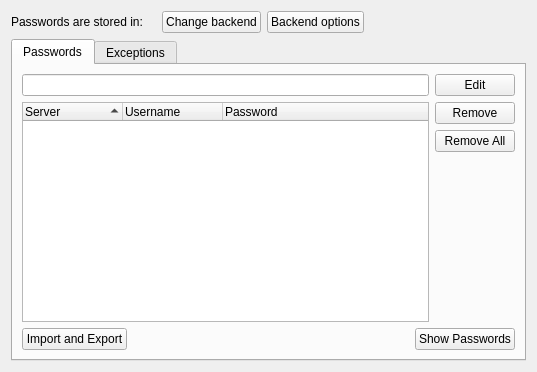
<?xml version="1.0" encoding="UTF-8"?>
<ui version="4.0">
 <class>AutoFillManager</class>
 <widget class="QWidget" name="AutoFillManager">
  <property name="geometry">
   <rect>
    <x>0</x>
    <y>0</y>
    <width>537</width>
    <height>372</height>
   </rect>
  </property>
  <layout class="QVBoxLayout" name="verticalLayout_3">
   <item>
    <layout class="QHBoxLayout" name="horizontalLayout">
     <item>
      <widget class="QLabel" name="label">
       <property name="sizePolicy">
        <sizepolicy hsizetype="Fixed" vsizetype="Preferred">
         <horstretch>0</horstretch>
         <verstretch>0</verstretch>
        </sizepolicy>
       </property>
       <property name="text">
        <string>Passwords are stored in:</string>
       </property>
      </widget>
     </item>
     <item>
      <widget class="QLabel" name="currentBackend"/>
     </item>
     <item>
      <widget class="QPushButton" name="changeBackend">
       <property name="text">
        <string>Change backend</string>
       </property>
      </widget>
     </item>
     <item>
      <widget class="QPushButton" name="backendOptions">
       <property name="text">
        <string>Backend options</string>
       </property>
      </widget>
     </item>
     <item>
      <spacer name="horizontalSpacer_2">
       <property name="orientation">
        <enum>Qt::Horizontal</enum>
       </property>
       <property name="sizeHint" stdset="0">
        <size>
         <width>40</width>
         <height>20</height>
        </size>
       </property>
      </spacer>
     </item>
    </layout>
   </item>
   <item>
    <widget class="QTabWidget" name="tabWidget">
     <property name="focusPolicy">
      <enum>Qt::NoFocus</enum>
     </property>
     <property name="currentIndex">
      <number>0</number>
     </property>
     <widget class="QWidget" name="tabPass">
      <attribute name="title">
       <string>Passwords</string>
      </attribute>
      <layout class="QGridLayout" name="gridLayout">
       <item row="2" column="0">
        <widget class="TreeWidget" name="treePass">
         <property name="indentation">
          <number>0</number>
         </property>
         <property name="sortingEnabled">
          <bool>true</bool>
         </property>
         <attribute name="headerMinimumSectionSize">
          <number>100</number>
         </attribute>
         <column>
          <property name="text">
           <string>Server</string>
          </property>
         </column>
         <column>
          <property name="text">
           <string>Username</string>
          </property>
         </column>
         <column>
          <property name="text">
           <string>Password</string>
          </property>
         </column>
        </widget>
       </item>
       <item row="3" column="0" colspan="2">
        <layout class="QHBoxLayout" name="showPasswordsLayout">
         <item>
          <widget class="QPushButton" name="importExport">
           <property name="sizePolicy">
            <sizepolicy hsizetype="Preferred" vsizetype="Preferred">
             <horstretch>0</horstretch>
             <verstretch>0</verstretch>
            </sizepolicy>
           </property>
           <property name="text">
            <string>Import and Export</string>
           </property>
          </widget>
         </item>
         <item>
          <widget class="QLabel" name="importExportLabel">
           <property name="text">
            <string/>
           </property>
          </widget>
         </item>
         <item>
          <spacer name="horizontalSpacer">
           <property name="orientation">
            <enum>Qt::Horizontal</enum>
           </property>
           <property name="sizeHint" stdset="0">
            <size>
             <width>40</width>
             <height>20</height>
            </size>
           </property>
          </spacer>
         </item>
         <item>
          <widget class="QPushButton" name="showPasswords">
           <property name="text">
            <string>Show Passwords</string>
           </property>
          </widget>
         </item>
        </layout>
       </item>
       <item row="1" column="0">
        <widget class="QLineEdit" name="search"/>
       </item>
       <item row="1" column="1" rowspan="2">
        <layout class="QVBoxLayout" name="verticalLayout">
         <item>
          <widget class="QPushButton" name="editPass">
           <property name="text">
            <string>Edit</string>
           </property>
          </widget>
         </item>
         <item>
          <widget class="QPushButton" name="removePass">
           <property name="text">
            <string>Remove</string>
           </property>
          </widget>
         </item>
         <item>
          <widget class="QPushButton" name="removeAllPass">
           <property name="text">
            <string>Remove All</string>
           </property>
          </widget>
         </item>
         <item>
          <spacer name="verticalSpacer">
           <property name="orientation">
            <enum>Qt::Vertical</enum>
           </property>
           <property name="sizeHint" stdset="0">
            <size>
             <width>20</width>
             <height>40</height>
            </size>
           </property>
          </spacer>
         </item>
        </layout>
       </item>
      </layout>
     </widget>
     <widget class="QWidget" name="tabExcept">
      <attribute name="title">
       <string>Exceptions</string>
      </attribute>
      <layout class="QHBoxLayout" name="horizontalLayout_3">
       <item>
        <widget class="TreeWidget" name="treeExcept">
         <property name="sortingEnabled">
          <bool>true</bool>
         </property>
         <column>
          <property name="text">
           <string>Server</string>
          </property>
         </column>
        </widget>
       </item>
       <item>
        <layout class="QVBoxLayout" name="verticalLayout_2">
         <item>
          <widget class="QPushButton" name="removeExcept">
           <property name="text">
            <string>Remove</string>
           </property>
          </widget>
         </item>
         <item>
          <widget class="QPushButton" name="removeAllExcept">
           <property name="text">
            <string>Remove All</string>
           </property>
          </widget>
         </item>
         <item>
          <spacer name="verticalSpacer_2">
           <property name="orientation">
            <enum>Qt::Vertical</enum>
           </property>
           <property name="sizeHint" stdset="0">
            <size>
             <width>20</width>
             <height>40</height>
            </size>
           </property>
          </spacer>
         </item>
        </layout>
       </item>
      </layout>
     </widget>
    </widget>
   </item>
  </layout>
 </widget>
 <customwidgets>
  <customwidget>
   <class>TreeWidget</class>
   <extends>QTreeWidget</extends>
   <header>treewidget.h</header>
  </customwidget>
 </customwidgets>
 <resources/>
 <connections/>
</ui>
